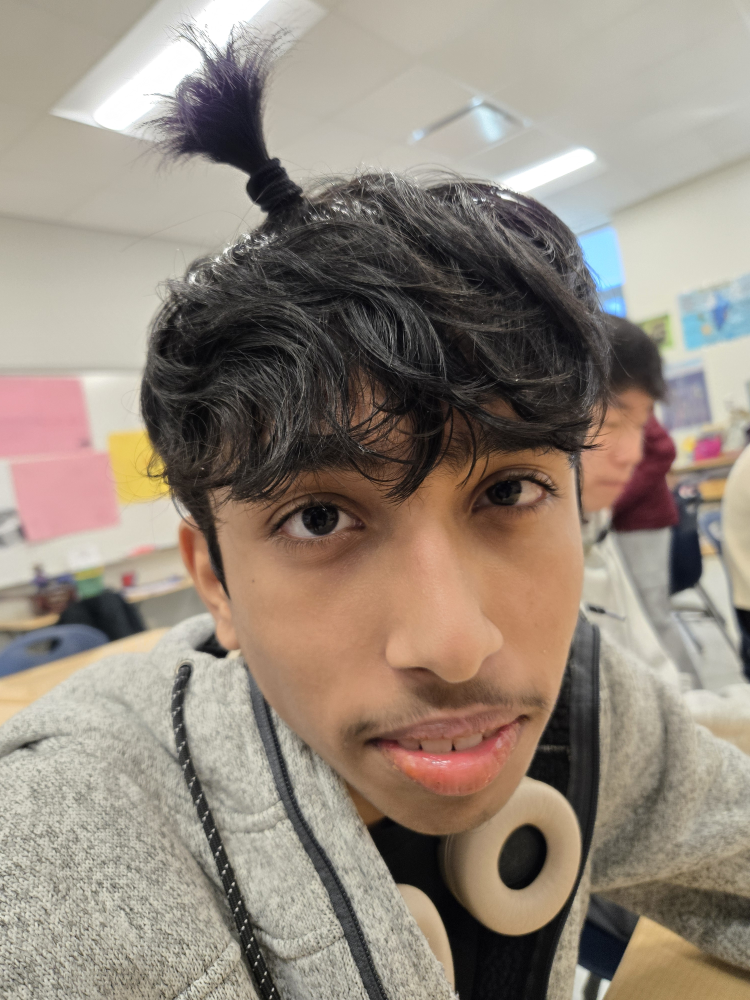
#> input picture known_faces/JAINAVANEETHKUMARASHANKAR.jpg, 3000 x 4000 px, given in place of the camera (shown at 1/4 size)
$ python webcam_emotion_detect.py
#> lines starting #> are read from the running program, lines starting #| are printed output that depends on the picture; after the words box and inside, x2 and y2 are one past the last pixel; in counts of white or black regions, pixels touching at a corner belong together
"""
webcam_gesture_detect.py

Real-time facial tracking, hand-presence detection, and an "anger meter"
driven by facial expression analysis - all from the laptop's built-in
webcam.

Labels
------
    * Hand visible anywhere in the frame   -> "STOP"
    * Otherwise (just the face)            -> "COME OVER"

Anger meter
-----------
For every tracked face the script also draws a horizontal bar at the
top of the frame and a per-face bar above each face. The meter is a
rough geometric estimate of "anger" on a 1-100 scale that combines:

    * Mouth aspect ratio (MAR) - how open/compressed the mouth is.
      An angry expression tends to press the lips together, so a small
      mouth opening pushes the meter up.
    * Mouth-to-face-width ratio - small => pursed lips => angrier.
    * Face squareness (face_height / face_width) - angry faces often
      look slightly wider / squarer than relaxed ones.

It is NOT a real ML emotion classifier (no model download required),
but it's a fun, dependency-free proxy that responds to obvious
changes in mouth shape.

Pipeline per frame:
    1.  Grab a frame from the laptop camera (VideoCapture(0)).
    2.  Detect all faces with the frontal-face Haar cascade.
    3.  Estimate the anger score for each face.
    4.  Build a YCrCb skin-colour mask and reject blobs inside any
        face box (so a hand near the face is still detected).
    5.  If a non-face skin blob exists, the label is "STOP", else
        "COME OVER".
    6.  Draw the face box (blue), the hand box (green), the anger bar
        above each face, the big top anger meter for the largest face,
        and the big STOP / COME OVER label at the top of the frame.
    7.  Press 'q' to quit.

No extra packages are required beyond opencv-python and numpy, which
are already installed in this project.

Run:
    py webcam_gesture_detect.py
"""

from __future__ import annotations

import cv2
import numpy as np


# ---------------------------------------------------------------------------
# Face detection / tracking
# ---------------------------------------------------------------------------
def load_face_cascade() -> cv2.CascadeClassifier:
    """Load OpenCV's pre-trained frontal-face Haar cascade."""
    cascade_path = cv2.data.haarcascades + "haarcascade_frontalface_default.xml"
    cascade = cv2.CascadeClassifier(cascade_path)
    if cascade.empty():
        raise RuntimeError(
            f"Failed to load Haar cascade from: {cascade_path}\n"
            "Make sure opencv-python is installed correctly."
        )
    return cascade


def detect_faces(cascade, frame_gray):
    """Return all face bounding boxes (x, y, w, h) found in the frame."""
    return cascade.detectMultiScale(
        frame_gray,
        scaleFactor=1.1,
        minNeighbors=5,
        minSize=(60, 60),
    )


def largest_face(faces):
    """Return the biggest face box, or None if no faces were detected."""
    if len(faces) == 0:
        return None
    return tuple(max(faces, key=lambda b: b[2] * b[3]))


# ---------------------------------------------------------------------------
# Face-vs-hand helpers
# ---------------------------------------------------------------------------
def face_box_intersects(box, cx: int, cy: int) -> bool:
    x, y, w, h = box
    return x <= cx <= x + w and y <= cy <= y + h


def face_overlap_fraction(box, contour) -> float:
    fx, fy, fw, fh = box
    cx, cy, cw, ch = cv2.boundingRect(contour)
    ix1 = max(fx, cx)
    iy1 = max(fy, cy)
    ix2 = min(fx + fw, cx + cw)
    iy2 = min(fy + fh, cy + ch)
    if ix2 <= ix1 or iy2 <= iy1:
        return 0.0
    inter = (ix2 - ix1) * (iy2 - iy1)
    return inter / (cw * ch) if (cw * ch) > 0 else 0.0


# ---------------------------------------------------------------------------
# Skin segmentation
# ---------------------------------------------------------------------------
SKIN_LOWER = np.array([0, 133, 77],  dtype=np.uint8)
SKIN_UPPER = np.array([255, 173, 127], dtype=np.uint8)


def skin_mask(frame_bgr: np.ndarray) -> np.ndarray:
    ycrcb = cv2.cvtColor(frame_bgr, cv2.COLOR_BGR2YCrCb)
    mask = cv2.inRange(ycrcb, SKIN_LOWER, SKIN_UPPER)

    kernel = cv2.getStructuringElement(cv2.MORPH_ELLIPSE, (5, 5))
    mask = cv2.morphologyEx(mask, cv2.MORPH_OPEN, kernel)
    mask = cv2.morphologyEx(mask, cv2.MORPH_CLOSE, kernel)
    mask = cv2.GaussianBlur(mask, (5, 5), 0)
    _, mask = cv2.threshold(mask, 127, 255, cv2.THRESH_BINARY)
    return mask


def find_hand_blob(mask: np.ndarray, face_boxes, min_area: int = 5000):
    """Return (bbox, contour) of the largest skin blob OUTSIDE all face
    boxes, or None if no such blob exists."""
    contours, _ = cv2.findContours(
        mask, cv2.RETR_EXTERNAL, cv2.CHAIN_APPROX_SIMPLE
    )

    candidates = []
    for c in contours:
        if cv2.contourArea(c) < min_area:
            continue
        m = cv2.moments(c)
        if m["m00"] == 0:
            continue
        cx = int(m["m10"] / m["m00"])
        cy = int(m["m01"] / m["m00"])

        bad = False
        for box in face_boxes:
            if face_box_intersects(box, cx, cy):
                bad = True
                break
            if face_overlap_fraction(box, c) > 0.5:
                bad = True
                break
        if bad:
            continue
        candidates.append(c)

    if not candidates:
        return None
    biggest = max(candidates, key=cv2.contourArea)
    return cv2.boundingRect(biggest), biggest


# ---------------------------------------------------------------------------
# Anger estimation (geometry, no ML model needed)
# ---------------------------------------------------------------------------
def estimate_mouth_box(face_bgr: np.ndarray):
    """Find the mouth region inside a face ROI.

    The mouth is approximated as the darkest compact region in the
    LOWER 40 % of the face.  Returns (x, y, w, h) in the FACE-ROI
    coordinate system, or None.
    """
    h, w = face_bgr.shape[:2]
    if h < 20 or w < 20:
        return None

    y0 = int(h * 0.55)
    roi = face_bgr[y0:h, :]
    gray = cv2.cvtColor(roi, cv2.COLOR_BGR2GRAY)

    blurred = cv2.GaussianBlur(gray, (5, 5), 0)
    _, th = cv2.threshold(
        blurred, 0, 255, cv2.THRESH_BINARY_INV + cv2.THRESH_OTSU
    )

    central = th[:, int(w * 0.20):int(w * 0.80)]

    contours, _ = cv2.findContours(
        central, cv2.RETR_EXTERNAL, cv2.CHAIN_APPROX_SIMPLE
    )
    if not contours:
        return None

    biggest = max(contours, key=cv2.contourArea)
    if cv2.contourArea(biggest) < 0.005 * w * h:
        return None

    bx, by, bw, bh = cv2.boundingRect(biggest)
    return (bx + int(w * 0.20), by + y0, bw, bh)


def compute_anger_score(face_bgr: np.ndarray, face_box) -> int:
    """Estimate anger for one face on a 1-100 scale (clamped)."""
    x, y, w, h = face_box
    if w <= 0 or h <= 0:
        return 1

    squareness = min(w, h) / max(w, h)
    s_sq = (squareness - 0.7) / 0.3
    s_sq = float(np.clip(s_sq, 0.0, 1.0))

    mouth = estimate_mouth_box(face_bgr)
    if mouth is None:
        s_mar = 0.0
        s_comp = 0.0
    else:
        _, _, mw, mh = mouth
        if mw == 0:
            s_mar = 0.0
            s_comp = 0.0
        else:
            mar = mh / float(mw)
            s_mar = float(np.clip(1.0 - (mar / 0.6), 0.0, 1.0))

            comp = mw / float(w)
            s_comp = float(np.clip(1.0 - (comp / 0.5), 0.0, 1.0))

    score01 = 0.50 * s_mar + 0.30 * s_comp + 0.20 * s_sq
    score01 = float(np.clip(score01 ** 0.7, 0.0, 1.0))

    return max(1, int(round(1 + score01 * 99)))


# ---------------------------------------------------------------------------
# Temporal smoothing per face
# ---------------------------------------------------------------------------
class AngerSmoother:
    """EMA smoother so the anger meter doesn't jitter every frame."""

    def __init__(self, alpha: float = 0.35):
        self.alpha = alpha
        self.values: dict = {}

    def update(self, face_box, raw_score: int) -> int:
        key = tuple(face_box)
        prev = self.values.get(key, float(raw_score))
        smoothed = prev + self.alpha * (raw_score - prev)
        self.values[key] = smoothed
        return int(round(smoothed))

    def forget(self, keep_keys) -> None:
        self.values = {k: v for k, v in self.values.items() if k in keep_keys}


# ---------------------------------------------------------------------------
# On-screen drawing
# ---------------------------------------------------------------------------
def _anger_color(anger: int):
    if anger < 50:
        return (0, 200, 0)
    if anger < 80:
        return (0, 200, 255)
    return (0, 0, 255)


def draw_face_box(frame, face_box) -> None:
    if face_box is None:
        return
    x, y, w, h = face_box
    cv2.rectangle(frame, (x, y), (x + w, y + h), (255, 0, 0), 3)
    cv2.putText(
        frame, "Face",
        (x, max(0, y - 8)),
        cv2.FONT_HERSHEY_SIMPLEX, 0.55, (255, 0, 0), 2,
    )


def draw_mouth_box(frame, face_box, mouth_box) -> None:
    if face_box is None or mouth_box is None:
        return
    fx, fy, _, _ = face_box
    mx, my, mw, mh = mouth_box
    cv2.rectangle(
        frame,
        (fx + mx, fy + my),
        (fx + mx + mw, fy + my + mh),
        (0, 255, 255), 1,
    )


def draw_anger_meter_for_face(frame, face_box, anger: int) -> None:
    """Draw a small per-face anger bar above the face box."""
    if face_box is None:
        return
    x, y, w, h = face_box
    bar_w = max(60, w)
    bar_h = 8
    bx = x
    by = max(0, y - 22)

    cv2.rectangle(frame, (bx, by), (bx + bar_w, by + bar_h), (60, 60, 60), -1)
    fill_w = int(bar_w * (anger / 100.0))
    cv2.rectangle(frame, (bx, by), (bx + fill_w, by + bar_h), _anger_color(anger), -1)
    cv2.putText(
        frame, f"Anger {anger}",
        (bx, max(0, by - 4)),
        cv2.FONT_HERSHEY_SIMPLEX, 0.45, (255, 255, 255), 1,
    )


def draw_main_anger_meter(frame, anger: int) -> None:
    """Big top-of-frame meter for the primary (largest) face."""
    h, w = frame.shape[:2]
    bar_w = 300
    bar_h = 18
    bx = (w - bar_w) // 2
    by = 90

    cv2.rectangle(frame, (bx - 2, by - 2), (bx + bar_w + 2, by + bar_h + 2),
                  (0, 0, 0), -1)
    cv2.rectangle(frame, (bx, by), (bx + bar_w, by + bar_h), (60, 60, 60), -1)
    fill_w = int(bar_w * (anger / 100.0))
    cv2.rectangle(frame, (bx, by), (bx + fill_w, by + bar_h), _anger_color(anger), -1)

    label = f"ANGER  {anger}/100"
    (tw, th), _ = cv2.getTextSize(label, cv2.FONT_HERSHEY_SIMPLEX, 0.6, 2)
    cv2.putText(
        frame, label,
        ((w - tw) // 2, by + bar_h + th + 6),
        cv2.FONT_HERSHEY_SIMPLEX, 0.6, _anger_color(anger), 2,
    )


def draw_hand(frame, hand_info) -> None:
    if hand_info is None:
        return
    (x, y, w, h), contour = hand_info
    cv2.rectangle(frame, (x, y), (x + w, y + h), (0, 255, 0), 3)
    cv2.drawContours(frame, [contour], -1, (0, 255, 0), 2)
    cv2.putText(
        frame, "Hand",
        (x, max(0, y - 8)),
        cv2.FONT_HERSHEY_SIMPLEX, 0.55, (0, 255, 0), 2,
    )


def draw_main_label(frame, text: str, color) -> None:
    if not text:
        return
    font = cv2.FONT_HERSHEY_SIMPLEX
    scale = 1.6
    thickness = 4
    (tw, th), _ = cv2.getTextSize(text, font, scale, thickness)
    x = (frame.shape[1] - tw) // 2
    y = 65
    cv2.rectangle(
        frame,
        (x - 20, y - th - 20),
        (x + tw + 20, y + 20),
        (0, 0, 0), -1,
    )
    cv2.putText(frame, text, (x, y), font, scale, color, thickness)


# ---------------------------------------------------------------------------
# Main loop
# ---------------------------------------------------------------------------
def main() -> None:
    face_cascade = load_face_cascade()
    smoother = AngerSmoother(alpha=0.35)

    cap = cv2.VideoCapture(0)
    if not cap.isOpened():
        raise RuntimeError(
            "Could not open the webcam. Make sure no other app is using it "
            "and that the OS has granted camera permission."
        )

    cap.set(cv2.CAP_PROP_FRAME_WIDTH, 640)
    cap.set(cv2.CAP_PROP_FRAME_HEIGHT, 480)

    window_name = "Face + Anger + Hand - press 'q' to quit"
    print(f"Webcam opened. {window_name}")
    print("  Hand visible   -> 'STOP'")
    print("  Otherwise      -> 'COME OVER'")
    print("  Anger meter (1-100) tracks the largest face.")

    candidate = "COME OVER"
    stable = "COME OVER"
    streak = 0
    STABLE_THRESHOLD = 3

    while True:
        ret, frame = cap.read()
#> frame is the input picture: shape (4000, 3000, 3); mean B, G, R 124, 136.1, 147.7
        if not ret:
            print("Failed to grab a frame from the webcam.")
            break

        frame = cv2.flip(frame, 1)
        gray = cv2.cvtColor(frame, cv2.COLOR_BGR2GRAY)
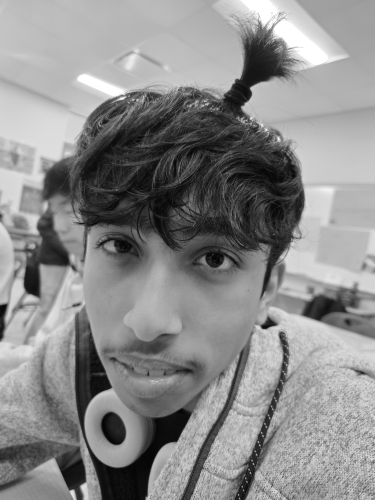
#> gray: shape (4000, 3000) (shown at 1/8 size); min 0, max 255, mean 138.2

        # 1. Detect faces.
        face_boxes = detect_faces(face_cascade, gray)
#> face_boxes = [[399, 3230, 71, 71], [1886, 3329, 68, 68], [1675, 3564, 66, 66], [1955, 3582, 67, 67], [2187, 2801, 80, 80], [1985, 2763, 134, 134], [1799, 3180, 352, 352]]
        primary_face = largest_face(face_boxes)
#> primary_face = (1799, 3180, 352, 352)

        # 2. Per-face anger score.
        keep_keys = set()
        per_face_anger: dict = {}
        per_face_mouth: dict = {}
        for box in face_boxes:
            tb = tuple(box)
            keep_keys.add(tb)
            fx, fy, fw, fh = box
            face_roi = frame[fy:fy + fh, fx:fx + fw]
            if face_roi.size == 0:
                continue
            raw = compute_anger_score(face_roi, box)
            smooth = smoother.update(tb, raw)
            per_face_anger[tb] = smooth
            per_face_mouth[tb] = estimate_mouth_box(face_roi)
#> this loop made 7 passes
#> (fx, fy, fw, fh, x in compute_anger_score, y in compute_anger_score) on passes 1 to 4: (399, 3230, 71, 71, 399, 3230), (1886, 3329, 68, 68, 1886, 3329), (1675, 3564, 66, 66, 1675, 3564), (1955, 3582, 67, 67, 1955, 3582)
#> pass 1, in main, `face_roi = frame[fy:fy + fh, fx:fx + fw]`:
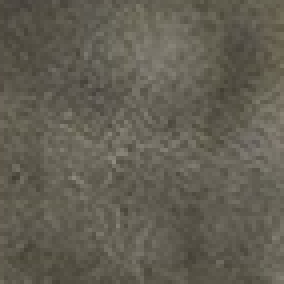
#> face_roi: shape (71, 71, 3) (shown 4 times larger); mean B, G, R 82.9, 94.7, 98.6
#> pass 1, in estimate_mouth_box, `blurred = cv2.GaussianBlur(gray, (5, 5), 0)`:
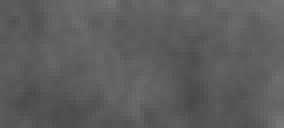
#> blurred: shape (32, 71) (shown 4 times larger); min 73, max 117, mean 93.3
#> after the loop:
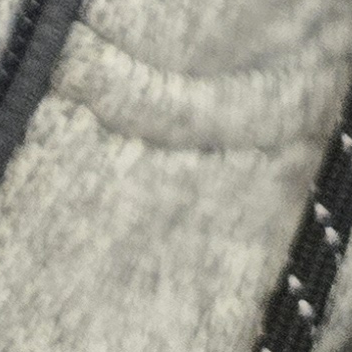
#> face_roi: shape (352, 352, 3); mean B, G, R 147.1, 158.4, 160.1
#> after the loop, keep_keys = 7 items; per_face_anger = {(399, 3230, 71, 71): 33, (1886, 3329, 68, 68): 48, (1675, 3564, 66, 66): 57, (1955, 3582, 67, 67): 56, (2187, 2801, 80, 80): 33, (1985, 2763, 134, 134): 48, (1799, 3180, 352, 352): 57}; per_face_mouth = 7 items
        smoother.forget(keep_keys)
#> in forget, `self.values = {k: v for k, v in self.values.items() if k in keep_keys}`: self.values has the same summary as per_face_anger in main

        primary_anger = per_face_anger.get(tuple(primary_face), 1) if primary_face else 1
#> primary_anger = 57

        # 3. Draw faces + per-face anger bars.
        for box in face_boxes:
            tb = tuple(box)
            draw_face_box(frame, box)
            if tb in per_face_anger:
                draw_anger_meter_for_face(frame, box, per_face_anger[tb])
            if tb in per_face_mouth:
                draw_mouth_box(frame, box, per_face_mouth[tb])
#> this loop made 7 passes
#> (bar_w in draw_anger_meter_for_face, bx in draw_anger_meter_for_face, by in draw_anger_meter_for_face, fill_w in draw_anger_meter_for_face) on passes 1 to 4: (71, 399, 3208, 23), (68, 1886, 3307, 32), (66, 1675, 3542, 37), (67, 1955, 3560, 37)

        # 4. Big top-of-frame anger meter for the primary face.
        if primary_face is not None:
            draw_main_anger_meter(frame, primary_anger)
#> in draw_main_anger_meter, `fill_w = int(bar_w * (anger / 100.0))`: fill_w = 170
#> in draw_main_anger_meter, `label = f"ANGER  {anger}/100"`: label = 'ANGER  57/100'
#> in draw_main_anger_meter, `(tw, th), _ = cv2.getTextSize(label, cv2.FONT_HERSHEY_SIMPLEX, 0.6, 2)`: tw = 155; th = 14

        # 5. Hand detection (face-excluded).
        mask = skin_mask(frame)
#> in skin_mask, `mask = cv2.morphologyEx(mask, cv2.MORPH_OPEN, kernel)`:
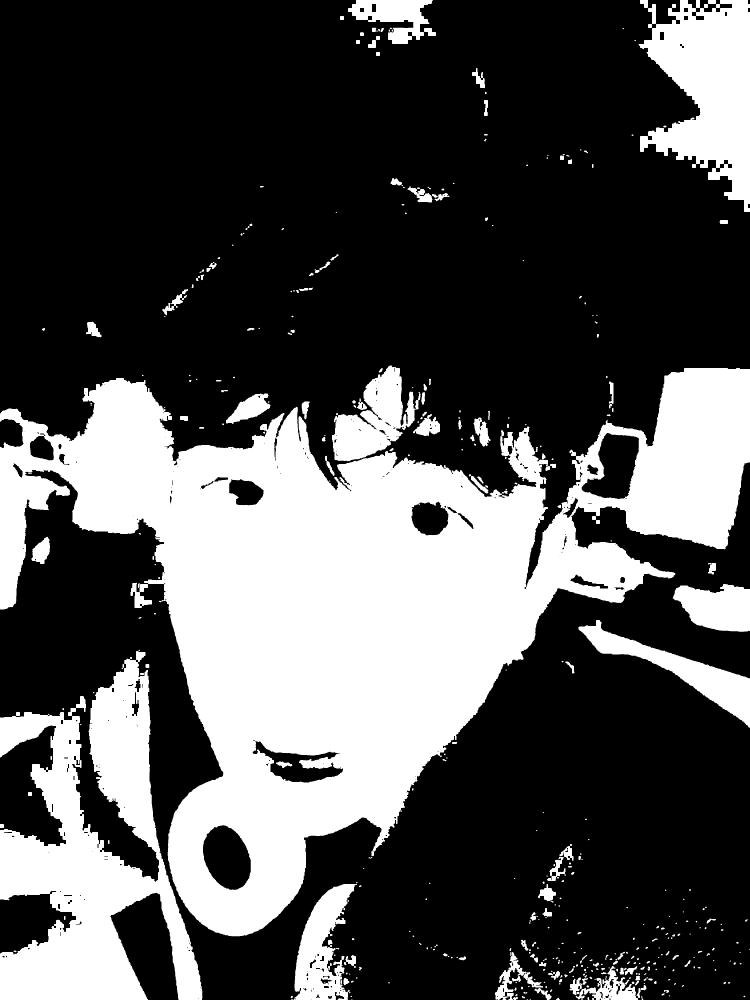
#> mask: shape (4000, 3000) (shown at 1/4 size); 32.3% white; 489 white regions (42 under 20 px), largest, box (x1, y1, x2, y2) and area: (0, 1472, 3000, 3745) 2708995, (0, 2635, 810, 4000) 540500, (2554, 0, 3000, 848) 221159
        hand_info = find_hand_blob(mask, [tuple(b) for b in face_boxes])
#> in find_hand_blob, `contours, _ = cv2.findContours( mask, cv2.RETR_EXTERNAL, cv2.CHAIN_APP..`: contours = 356 contours, 95 with area under 20; largest, box (x1, y1, x2, y2) and area: (0, 1472, 3000, 3745) 2853279, (0, 2599, 810, 4000) 545717, (2554, 0, 3000, 848) 230460, (1328, 1462, 1682, 1845) 68094, (2314, 2480, 3000, 2911) 66480
#> the loop in find_hand_blob, `for c in contours:` made 356 passes
#> c on passes 1 to 3: [[1406, 3998], [1405, 3999], [1409, 3999], [1408, 3998]], [[2120, 3997], [2118, 3999], [2123, 3999], [2121, 3997]], [[2108, 3997], [2106, 3999], [2111, 3999], [2109, 3997]]
#> after the loop in find_hand_blob, `for c in contours:`: candidates = 13 contours; largest, box (x1, y1, x2, y2) and area: (0, 1472, 3000, 3745) 2853279, (0, 2599, 810, 4000) 545717, (2554, 0, 3000, 848) 230460, (1328, 1462, 1682, 1845) 68094, (2314, 2480, 3000, 2911) 66480
#> in find_hand_blob, `biggest = max(candidates, key=cv2.contourArea)`: biggest = contour of 7550 points, box (x1, y1, x2, y2) (0, 1472, 3000, 3745), area 2853279
#> hand_info = 2 items, first 2: (0, 1472, 3000, 2273), contour of 7550 points, box (x1, y1, x2, y2) (0, 1472, 3000, 3745), area 2853279
        draw_hand(frame, hand_info)
#> in draw_hand, `(x, y, w, h), contour = hand_info`: x = 0; y = 1472; w = 3000; h = 2273; contour has the same summary as biggest in find_hand_blob
#> in draw_hand, `cv2.drawContours(frame, [contour], -1, (0, 255, 0), 2)`:
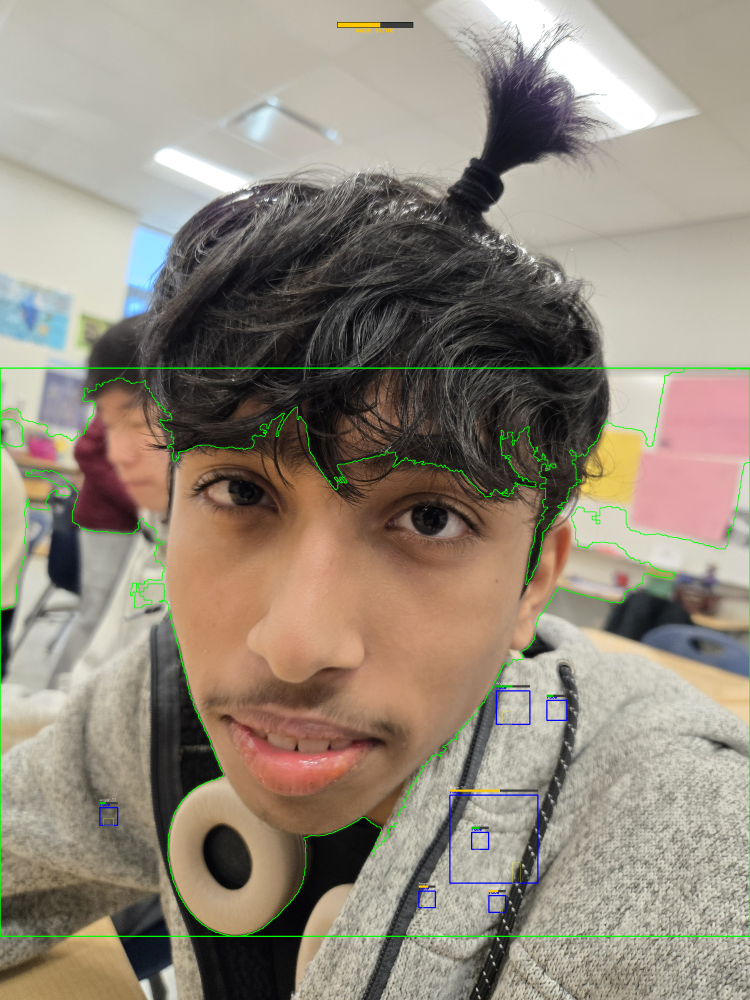
#> frame: shape (4000, 3000, 3) (shown at 1/4 size); mean B, G, R 123.2, 137, 146.4
        hand_visible = hand_info is not None
#> hand_visible = True

        # 6. Choose the main STOP / COME OVER label.
        new_label = "STOP" if hand_visible else "COME OVER"
#> new_label = 'STOP'
        if new_label == candidate:
            streak += 1
        else:
            candidate = new_label
#> candidate = 'STOP'
            streak = 0
        if streak >= STABLE_THRESHOLD:
            stable = candidate

        label_color = (0, 0, 255) if stable == "STOP" else (0, 255, 0)
        draw_main_label(frame, stable, color=label_color)

        # 7. Status bar.
        status = (
            f"Faces: {len(face_boxes)}  |  "
            f"Hand: {'YES' if hand_visible else 'no'}  |  "
            f"Anger: {primary_anger}/100  |  "
            f"Label: {stable}"
        )
        cv2.putText(
            frame, status,
            (10, frame.shape[0] - 15),
            cv2.FONT_HERSHEY_SIMPLEX, 0.5, (255, 255, 255), 1,
        )

        cv2.imshow(window_name, frame)
        if cv2.waitKey(1) & 0xFF == ord("q"):
#> (key q is pressed here)
            break

    cap.release()
    cv2.destroyAllWindows()
    print("Released webcam and closed windows.")


if __name__ == "__main__":
    main()
